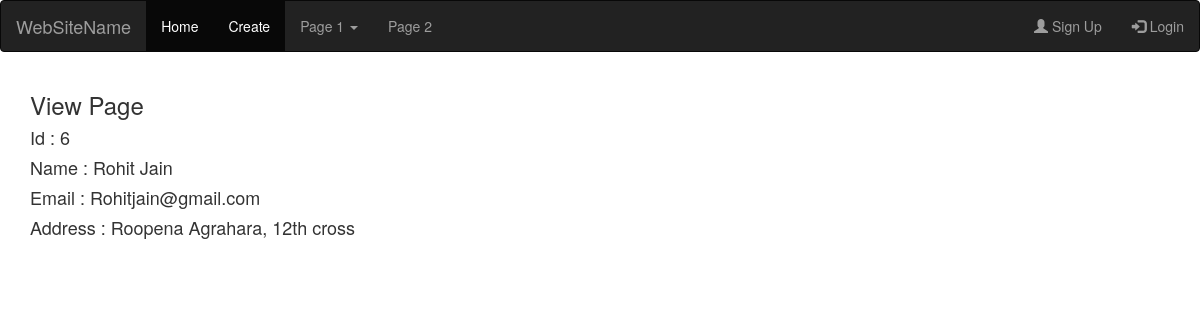
Page /crud/view?id=6 on the committed database.
### testapp/models.py (models this page shows)
class Employee(models.Model):
    emp_name = models.CharField(max_length=100)
    emp_email = models.EmailField(unique=True)
    emp_address = models.CharField(max_length=250)
    class Meta:
        db_table = 'employee'

### crud/views.py (the view)
def view(req):
    id = req.GET['id']
    data = Employee.objects.get(id=id)
    return render(req, 'crud/view.html',{'data':data})

### crud/templates/crud/view.html (shortened to what this page needs)
{% extends 'header.html' %}
{% block content %}
{% load crispy_forms_tags %}
<h3>View Page </h3>
<h4>Id : {{ data.id }}</h4>
<h4>Name : {{ data.emp_name }}</h4>
<h4>Email : {{ data.emp_email }}</h4>
<h4>Address : {{ data.emp_address }}</h4>
{% endblock %}

### rows in the picture
Employee: id "6", emp_name "Rohit Jain", emp_email "Rohitjain@gmail.com", emp_address "Roopena Agrahara, 12th cross"
